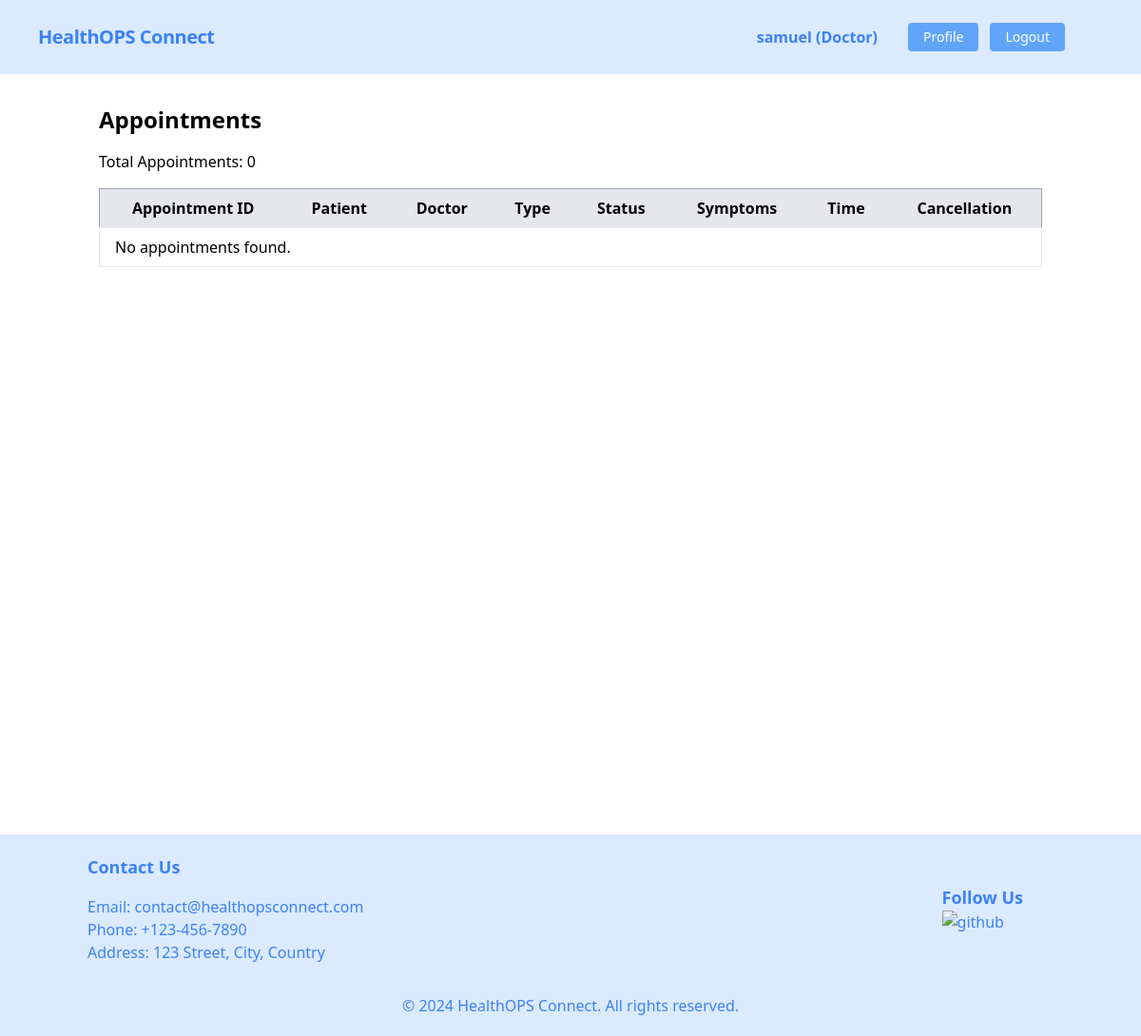
The page /doctors/profile/ (signed in) on the database as committed earlier.
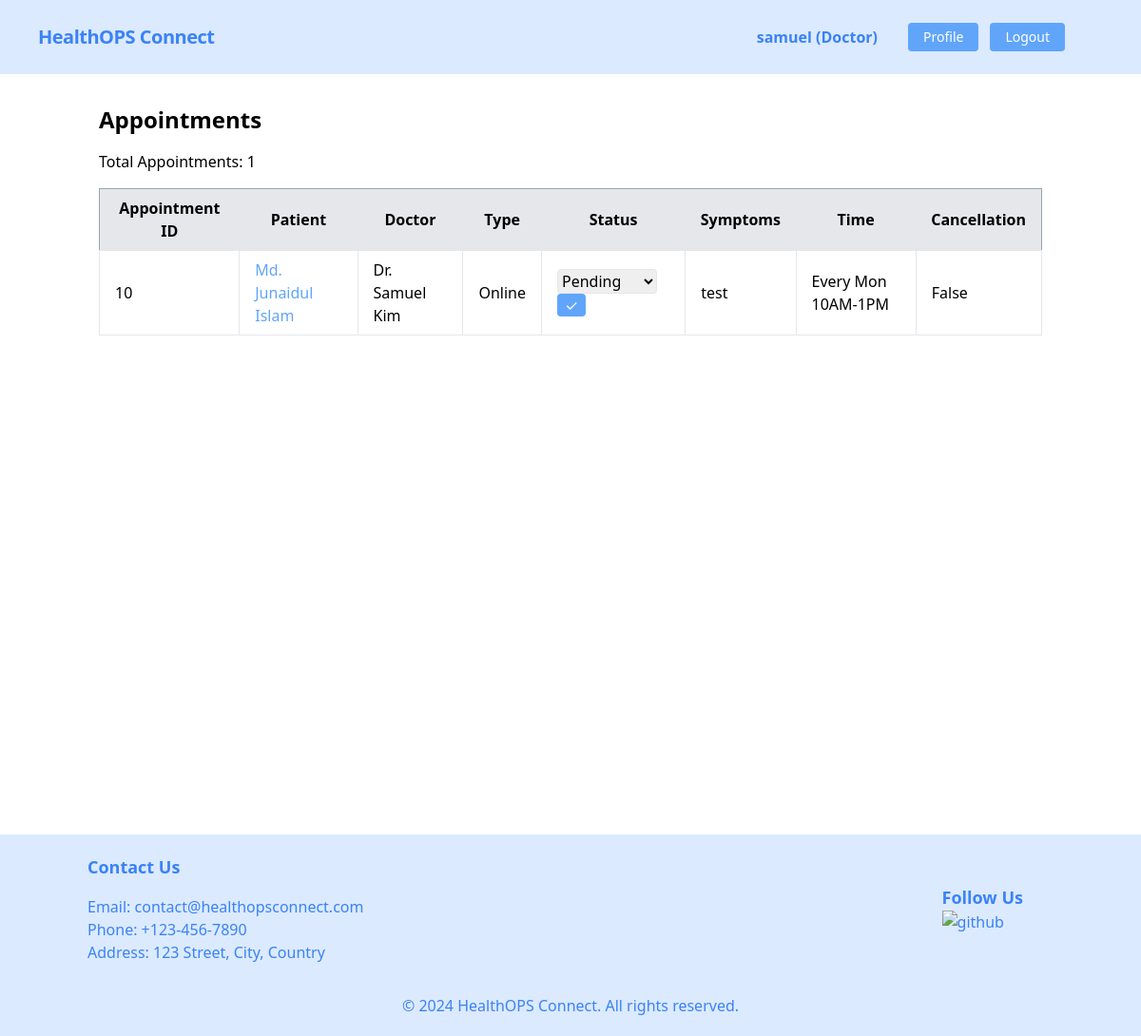
The same page on the database as committed later.
### appointment/models.py (models this page shows, shortened)
class Appointment(models.Model):
    patient = models.ForeignKey(Patient, on_delete=models.CASCADE)
    doctor = models.ForeignKey(Doctor, on_delete=models.CASCADE)
    appointment_type = models.CharField(
        choices=APPOINTMENT_TYPE, max_length=10)
    appointment_status = models.CharField(
        choices=APPOINTMENT_STATUS, max_length=10, default='Pending')
    symptoms = models.TextField()
    appointment_time = models.ForeignKey(
        AvailableTime, on_delete=models.CASCADE)
    cancellation = models.BooleanField(default=False)

### patient/models.py (models this page shows)
class Patient(models.Model):
    user = models.OneToOneField(User, on_delete=models.CASCADE)
    image = models.ImageField(
        upload_to='patient/images/', default='patient/images/default.jpg')
    phone = models.CharField(max_length=11)
    user_type = models.CharField(default='Patient', max_length=10, editable=False)
    def __str__(self):
        return f"{self.user.first_name} {self.user.last_name}"

### doctor/models.py (models this page shows, shortened)
class Doctor(models.Model):
    user = models.OneToOneField(User, on_delete=models.CASCADE)
    image = models.ImageField(
        upload_to='doctor/media/uploads/', default='doctor/media/uploads/default.jpg')
    designation = models.ManyToManyField(Designation)
    specialization = models.ManyToManyField(Specialization)
    available_time = models.ManyToManyField(AvailableTime)
    fee = models.IntegerField()
    meet_link = models.URLField(max_length=200)
    user_type = models.CharField(
        default='Doctor', max_length=10, editable=False)
    def __str__(self):
        return f"Dr. {self.user.first_name} {self.user.last_name}"

class AvailableTime(models.Model):
    name = models.CharField(max_length=100)
    def __str__(self):
        return self.name

### doctor/views.py (the view)
# urls.py: path('profile/', DoctorProfileView.as_view(), name='doctor_profile'),
class DoctorProfileView(LoginRequiredMixin, ListView):
    model = Appointment
    template_name = 'doctor_profile.html'
    context_object_name = 'appointments'
    def get_queryset(self):
        return Appointment.objects.filter(doctor=self.request.user.doctor)

### doctor/templates/doctor_profile.html (shortened to what this page needs)
{% extends 'base.html' %}
{% block content %}
<div class="container mx-auto px-4 py-8">
    <h1 class="text-2xl font-bold mb-4">Appointments</h1>
    <p class="mb-4">Total Appointments: {{ appointments.count }}</p>
    <div class="overflow-x-auto">
        <table class="table-auto border-collapse border border-gray-400 w-full">
            <thead>
                <tr class="bg-gray-200">
                    <th class="px-4 py-2">Appointment ID</th>
                    <th class="px-4 py-2">Patient</th>
                    <th class="px-4 py-2">Doctor</th>
                    <th class="px-4 py-2">Type</th>
                    <th class="px-4 py-2">Status</th>
                    <th class="px-4 py-2">Symptoms</th>
                    <th class="px-4 py-2">Time</th>
                    <th class="px-4 py-2">Cancellation</th>
                </tr>
            </thead>
            <tbody>
                {% for appointment in appointments %}
                <tr>
                    <td class="border px-4 py-2">{{ appointment.id }}</td>
                    <td class="border px-4 py-2">
                        <a href="{% url 'patient_profile_update' appointment.patient.user.username %}" class="text-blue-400 hover:text-blue-500 hover:underline">
                            {{ appointment.patient }}</a>
                    </td>
                    <td class="border px-4 py-2">{{ appointment.doctor }}</td>
                    <td class="border px-4 py-2">{{ appointment.get_appointment_type_display }}</td>
                    <td class="border px-4 py-2">
                        {% if appointment.appointment_status == 'Cancelled' %}
                        <span class="text-red-500">{{ appointment.get_appointment_status_display }}</span>
                        {% else %}
                        <form action="{% url 'change_appointment_status' appointment.id %}" method="post">
                            <select name="status" id="status" class="border rounded">
                                <option value="Pending" {% if appointment.appointment_status == 'Pending' %} selected
                                {% endif %}>
                                    Pending
                                </option>
                            </select>
                            <button type="submit"
                                class="bg-blue-400 hover:bg-blue-500 text-white px-2 rounded">✓</button>
                        </form>
                        {% endif %}
                    </td>
                    <td class="border px-4 py-2">{{ appointment.symptoms }}</td>
                    <td class="border px-4 py-2">{{ appointment.appointment_time }}</td>
                    <td class="border px-4 py-2">{{ appointment.cancellation }}</td>
                </tr>
                {% empty %}
                <tr>
                    <td colspan="8" class="border px-4 py-2">No appointments found.</td>
                </tr>
                {% endfor %}
            </tbody>
        </table>
    </div>
</div>
{% endblock %}

Rows that differ between the two databases and show on the page:
added Appointment: id "10", patient "Md. Junaidul Islam", doctor "Dr. Samuel Kim", appointment_type "Online", status "Pending", symptoms "test", appointment_time "Every Mon 10AM-1PM", cancellation "False"
Other text that changed with them:
{{ appointments.count }}: "0" → "1"
text no longer shown: "No appointments found."
